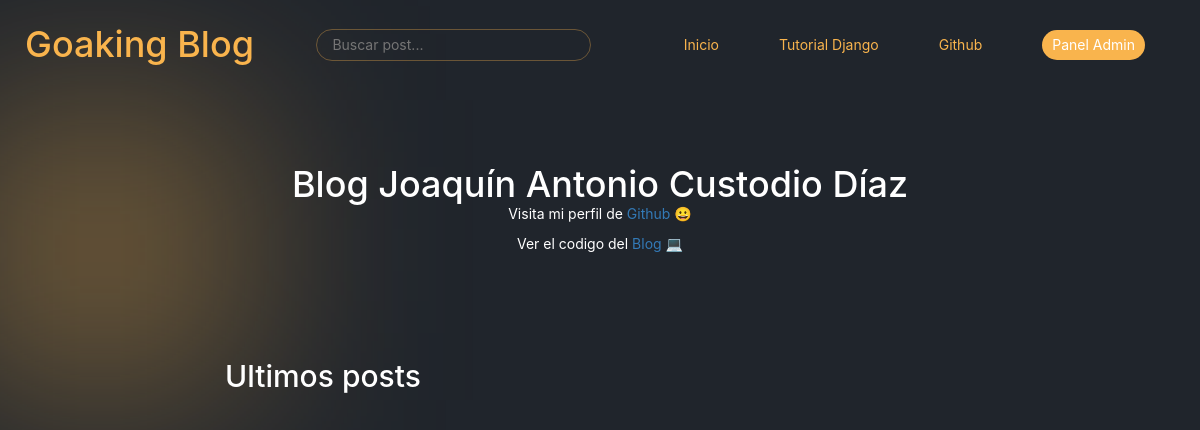
Before: / with the older database file.
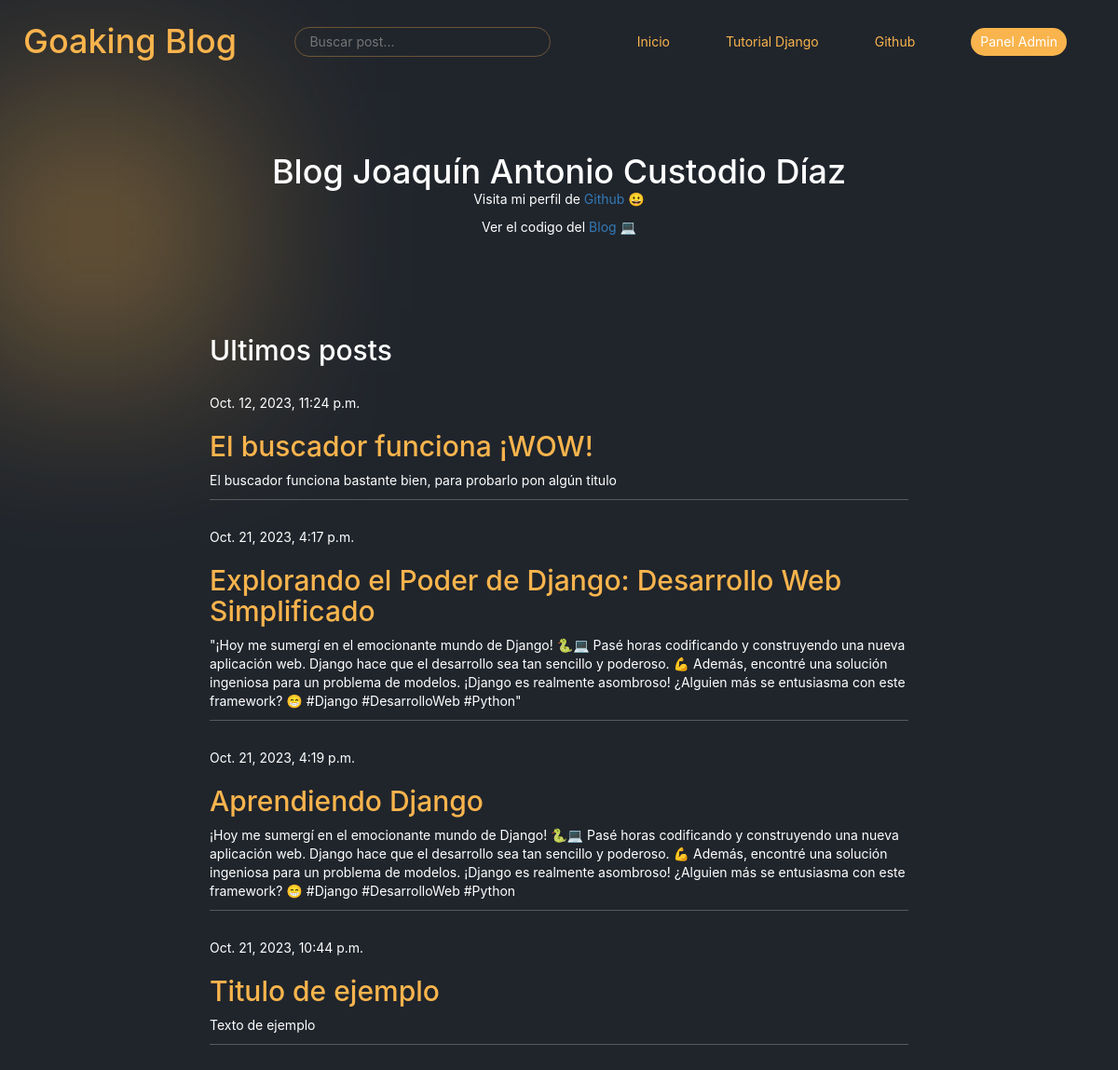
After: the same page with the newer database file.
### blog/models.py (models this page shows, shortened)
class Post(models.Model):
    author = models.ForeignKey(settings.AUTH_USER_MODEL, on_delete=models.CASCADE)
    title = models.CharField(max_length=200)
    text = models.TextField()
    created_date = models.DateTimeField(
            default=timezone.now)
    published_date = models.DateTimeField(
            blank=True, null=True)

### blog/views.py (the view)
# urls.py: path('', views.post_list, name='post_list'),
def post_list(request):
    posts = Post.objects.filter(published_date__lte=timezone.now()).order_by('published_date')
    return render(request, 'blog/post_list.html', {'posts': posts})

### blog/templates/blog/post_list.html
{% extends 'blog/base.html' %}
{% block content %}
   <header class="container_info_header">
        <h1>Blog Joaquín Antonio Custodio Díaz</h1>
        <p>Visita mi perfil de <a href="https://github.com/GoakingFy">Github</a> 😀</p>
        <p>Ver el codigo del <a href="https://github.com/GoakingFy/blog-django">Blog</a> 💻</p>
   </header>
   <h2 class="h2_lasts_posts">Ultimos posts</h2>
    {% for post in posts %}
        <div class="post">
            <div class="date">
                {{ post.published_date }}
            </div>
            <h2><a href="{% url 'post_detail' pk=post.pk %}">{{ post.title }}</a></h2>
            <p>{{ post.text|linebreaksbr }}</p>
        </div>
    {% endfor %}
{% endblock %}

### blog/templates/blog/base.html (shortened to what this page needs)
{% load static %}
<html>
  <head>
    <link
      rel="stylesheet"
      href="//maxcdn.bootstrapcdn.com/bootstrap/3.2.0/css/bootstrap.min.css"
    />
    <link
      rel="stylesheet"
      href="//maxcdn.bootstrapcdn.com/bootstrap/3.2.0/css/bootstrap-theme.min.css"
    />
    <link
      href="https://unpkg.com/css.gg@2.0.0/icons/css/search.css"
      rel="stylesheet"
    />
    <link rel="stylesheet" href="{% static 'css/blog.css' %}" />
  </head>
  <body>
    <body>
      <nav>
        <h1  ><a  class="title_h1_blog" href="/">Goaking Blog</a></h1>
        <form action="{% url 'post_search' %}" method="get">
          <input id="inp_search" type="text" placeholder="Buscar post..." name="buscar_post" />
        </form>
        <ul>
          <li><a href="/">Inicio</a></li>
          <li><a  target="_blank" href="https://tutorial.djangogirls.org/es/">Tutorial Django</a></li>
          <li><a target="_blank" href="https://github.com/GoakingFy">Github</a></li>
          <li>
            <a target="_blank" class="btn_panel_admin" href="{% url 'admin:index' %}">Panel Admin</a>
          </li>
        </ul>
      </nav>
      <div class="content container">
        <div class="row">
          <div class="col-md-8">{% block content %} {% endblock %}</div>
        </div>
      </div>
    </body>
  </body>
</html>

### blog/static/css/blog.css (style rules this page uses)
* { margin: 0; padding: 0; box-sizing: border-box; font-family: -apple-system,BlinkMacSystemFont,segoe ui,Roboto,Helvetica,Arial,sans-serif,apple color emoji,segoe ui emoji,segoe ui symbol; }
body { background-color: #20252C; }
body:before { content: ""; background-color: #f9b44d5d; filter: blur(100px); width: 300px; height: 300px; position: absolute; left: -50px; top: 100px; z-index: -1; }
nav { background-color: transparent; margin: 0; display: flex; justify-content: space-between; padding: 25px; align-items: center; }
nav ul { display: flex; align-items: center; margin: 0; }
ul li { list-style: none; margin: 0px 30px; text-decoration: none; }
ul li a { color: #f9b44d; }
form { display: flex; align-items: center; }
form input { background-color: transparent; border: none; color: #fff; border: 1px solid #f9b44d57; padding: 5px 40px 5px 15px; border-radius: 50px; }
.btn_panel_admin , .new_post { color: #fff; background-color: #f9b44d; padding: 5px 10px ; border-radius: 50px; display: flex; align-items: center; justify-content: space-around; }
h1 { margin: 0; }
.container_info_header { color: #fff; height: 250px; display: flex; flex-direction: column; justify-content: center; align-items: center; }
.row { display: flex; flex-direction: column; justify-content: center; align-items: center; }
.post { margin: 30px 0px; border-bottom:1px solid #ffffff3e ; }
.post h2 a , h2 { color: #f9b44d; }
.post p , .date { color: #fff; }
.h2_lasts_posts { color: #fff; }
.title_h1_blog { color: #f9b44d !important; }

Changed rows visible on the page:
added Post: published_date "Oct. 12, 2023, 11:24 p.m.", title "El buscador funciona ¡WOW!", text "El buscador funciona bastante bien, para probarlo pon algún titulo"
added Post: published_date "Oct. 21, 2023, 4:17 p.m.", title "Explorando el Poder de Django: Desarrollo Web Simplificado", text "\"¡Hoy me sumergí en el emocionante mundo de Django! 🐍💻 Pasé horas codificando y construyendo una nueva aplicación web. Django hace que el desarrollo sea tan sencillo y poderoso. 💪 Además, encontré una solución ingeniosa para un problema de modelos. ¡Django es realmente asombroso! ¿Alguien más se entusiasma con este framework? 😁 #Django #DesarrolloWeb #Python\""
now on this page (row edited): Post: published_date "Oct. 21, 2023, 4:19 p.m.", title "Aprendiendo Django", text "¡Hoy me sumergí en el emocionante mundo de Django! 🐍💻 Pasé horas codificando y construyendo una nueva aplicación web. Django hace que el desarrollo sea tan sencillo y poderoso. 💪 Además, encontré una solución ingeniosa para un problema de modelos. ¡Django es realmente asombroso! ¿Alguien más se entusiasma con este framework? 😁 #Django #DesarrolloWeb #Python"
added Post: published_date "Oct. 21, 2023, 10:44 p.m.", title "Titulo de ejemplo", text "Texto de ejemplo"
